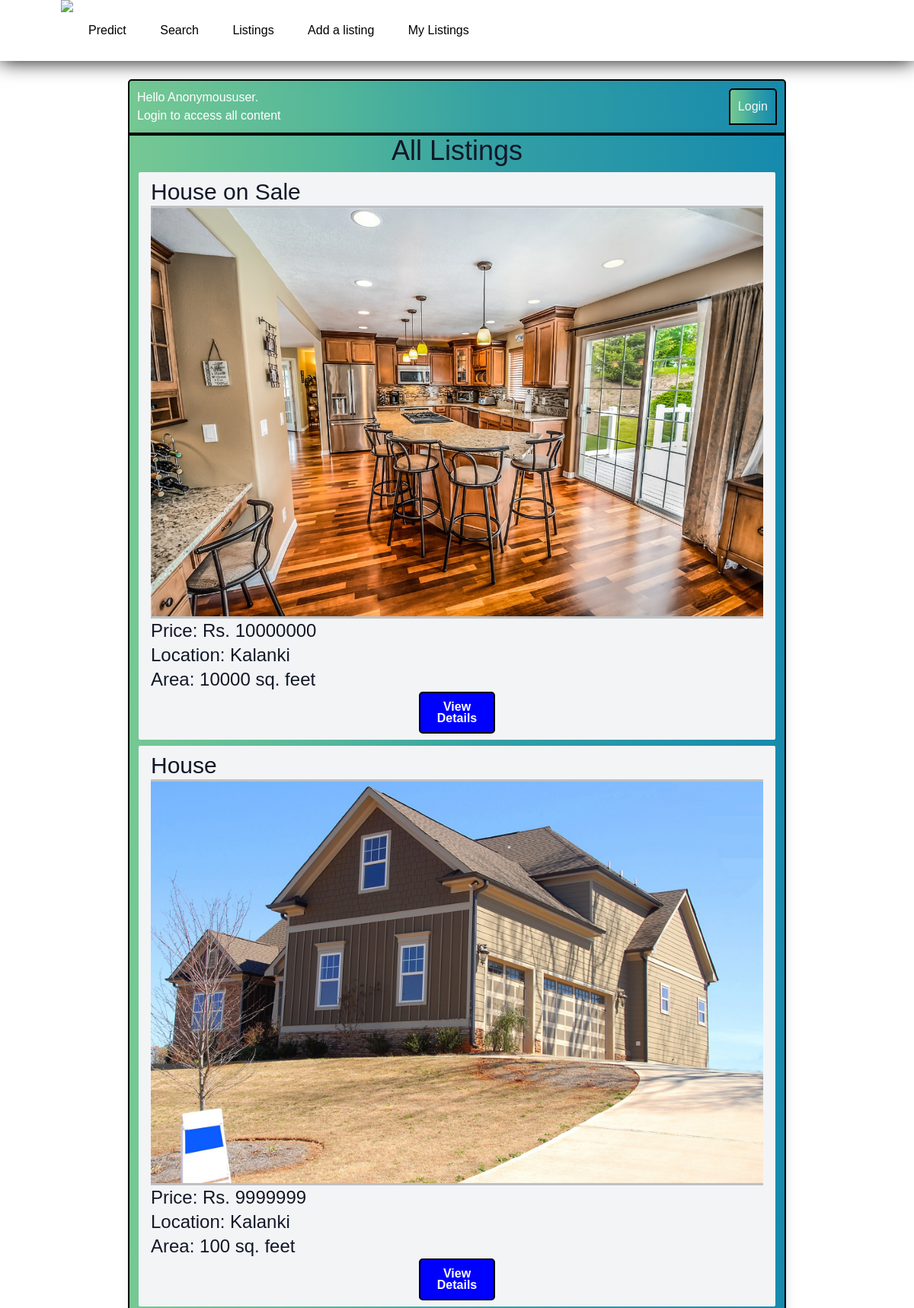
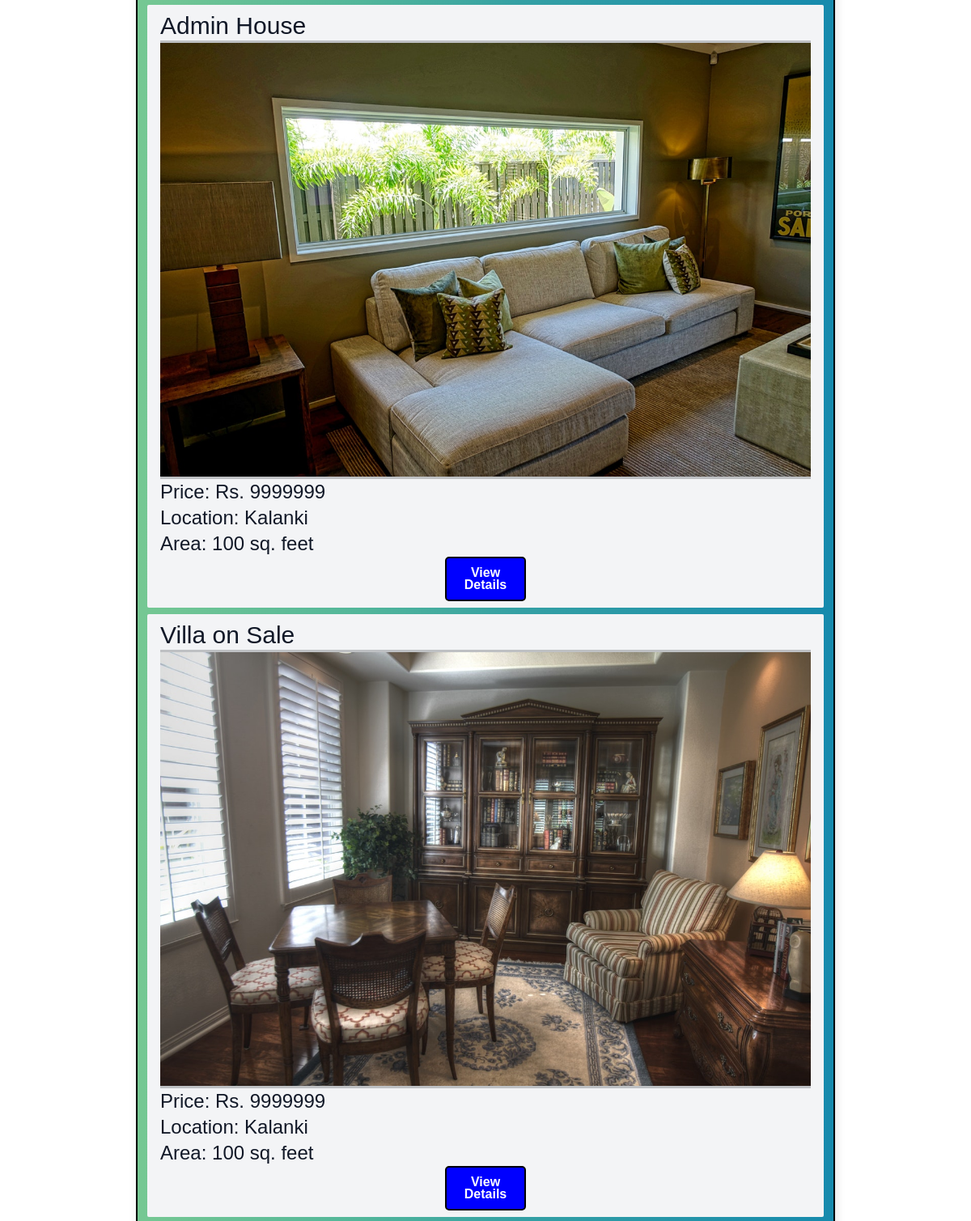
The page / (upper part) on the database its author committed (2 pictures, top to bottom).
### listings/models.py (models this page shows, shortened)
class Listing(models.Model):
    Title = models.CharField(max_length=30, default='House on Sale')
    Owner = models.CharField(max_length=30, default='Anuj')
    Age = models.IntegerField(default=10)
    slug = models.CharField(max_length=100, null=True, blank=True)
    Location = models.CharField(max_length=30, default='Kalanki')
    City = models.CharField(max_length=30, default='Kathmandu')
    Price = models.IntegerField(default=9999999)
    Bedroom = models.IntegerField(default=1)
    Bathroom = models.IntegerField(default=1)
    Floors = models.IntegerField(default=1)
    Parking = models.IntegerField(default=1)
    Face = models.CharField(max_length=30, default="East")
    Area = models.IntegerField(default=100)
    Road_Width = models.IntegerField(default=0)
    Road_Type = models.CharField(max_length=30, default="Concrete")
    Build_Area = models.IntegerField(default=100)
    Amenities = models.CharField(max_length=30, default="Bathroom")
    Contact_number = models.IntegerField(default=9845654321)
    Contact_mail = models.EmailField(max_length=30, default='admin@gmail.com')
    Image = models.ImageField(max_length = 254)
    user = models.ForeignKey(User, on_delete=models.SET_NULL,null=True)
    is_sold = models.BooleanField(default=False)
    Description = models.CharField(max_length=1000, default="Please describe your estate here. You may also justify the price of your estate here.")
    likes = models.ManyToManyField(User, related_name='estate')

### listings/views.py (the view)
# urls.py: path('', listing_list, name='listing_list'),
def listing_list(request):
    listings = Listing.objects.all()
    context = {
        "listings" : listings
    }
    return render(request, "listings.html", context)

### templates/listings.html (shortened to what this page needs)
<!DOCTYPE html>
<html lang="en">
<head>
    <script src="https://cdn.tailwindcss.com"></script>
    <link href="https://cdn.jsdelivr.net/npm/bootstrap@5.2.0-beta1/dist/css/bootstrap.min.css" rel="stylesheet"
>
</head>
<body>
  <header>
    <a href="/"><img src="https://png.pngtree.com/template/20190217/ourmid/pngtree-real-estate-logohome-logohouse-logosimple-design-image_56618.jpg"></a>
    <nav>
        <ul>
        <li>
        <a href="{% url 'prediction' %}">Predict</a>
        </li>
        <li>
        <a href="{% url 'listing_search' %}">Search</a>
        </li>
        <li>
        <a href="{% url 'listing_list' %}">Listings</a>
        </li>
        <li>
        <a href="{% url 'listing_create' %}">Add a listing</a>
        </li>
        <li>
        <a href="{% url 'user_specific_listings' %}">My Listings</a>
        </li>
    </ul>
    </nav>
    </header>
    <div class="mx-auto max-w-5xl px-20 py-4">
    <div class="header-bar">
        <div>
            Hello {{request.user|title}}.
            {% if not request.user.is_authenticated %}
            <br>Login to access all content
            {% endif %}
        </div>
        <div class="header-bar">
            {% if request.user.is_authenticated %}
            <a href="{% url 'logout' %}"> Logout </a>
            {%else%}
            <a href="{% url 'login' %}"> Login </a>
            {%endif%}
        </div>
    </div>
    <div class="container">
        <center><h1 class="text-4xl text-gray-900">All Listings</h1></center>
        {% for listing in listings %}
        <div class="mt-2 px-3 py-2 bg-gray-100 rounded-sm">
            <h3 class="text-3xl text-gray-900">{{ listing.Title }}</h3><hr><hr><hr>
            {% if listing.Image %}
            <img src="{{ listing.Image.url }}" alt="">
            {% endif %}
            <hr><hr><hr><h2 class="text-2xl text-gray-900">Price: Rs. {{listing.Price}}</h2>
            <div class="text-2xl text-gray-900">Location: {{listing.Location}}</div>
            <p class="text-2xl text-gray-900">Area: {{listing.Area}} sq. feet</p>
            <center><a href="/listings/{{ listing.slug }}/" class="button">View Details</a></center>
        </div>
        {% endfor %}
    </div>
</body>
</html>

### templates/listings.html (style rules this page uses)
.button { display: inline-block; width: 100px; height: 55px; background: blue !important; padding: 10px; text-align: center; border-radius: 5px; color: white; font-weight: bold; line-height: 15px; text-decoration: none; border: 2px solid #000; }
.header-bar { display: flex; justify-content: space-between; color: #fff; padding: 10px; border-radius: 5px 5px 0 0; background: linear-gradient(90deg, #76C893 0%, #52B69A 32%, #34A0A4 55%, #168AAD 100%); border: 2px solid #000 }
.container { max-width: 1550px; margin: auto; background-color: rgba(136, 5, 5, 0.421); -webkit-box-shadow: 2px 2px 13px -4px rgba(0, 0, 0, 0.21); box-shadow: 2px 2px 13px -4px rgba(0, 0, 0, 0.21); background: linear-gradient(90deg, #76C893 0%, #52B69A 32%, #34A0A4 55%, #168AAD 100%); border: 2px solid #000 }
.header-bar a { color: rgb(247, 247, 247); text-decoration: none; }
header img { height: 80px; margin-left: 80px; }
body { background-size: cover; background-image: url('https://images.pexels.com/photos/235985/pexels-photo-235985.jpeg?auto=compress&cs=tinysrgb&w=1260&h=750&dpr=1'); font-family: sans-serif; margin-top: 80px; padding: 80px; }
header { background-color: white; position: fixed; top: 0; left: 0; right: 0; height: 80px; display: flex; align-items: center; box-shadow: 0 0 25px 0 black; }
header * { display: inline; }
header li { margin: 20px; }
header li a { color: black !important; }

### rows shown on the page
Listing: Title "House on Sale", Image (picture), Price "10000000", Location "Kalanki", Area "10000"
Listing: Title "House", Image (picture), Price "9999999", Location "Kalanki", Area "100"
Listing: Title "Admin House", Image (picture), Price "9999999", Location "Kalanki", Area "100"
Listing: Title "Villa on Sale", Image (picture), Price "9999999", Location "Kalanki", Area "100"

### other values the page prints
{{ request.user|title }} "Anonymoususer"
